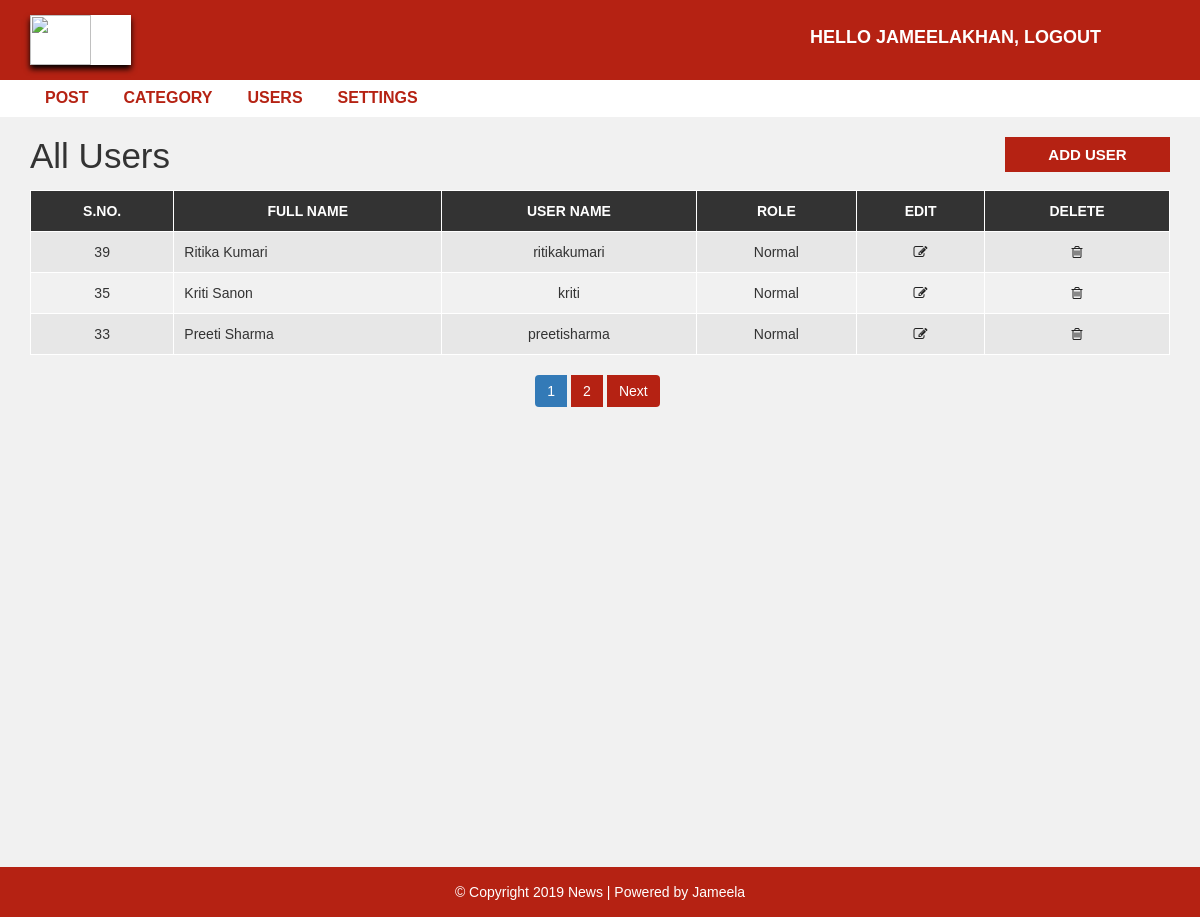
Page /admin/users.php (signed in) on the committed database.
### tables this page shows
CREATE TABLE `user` (
  `user_id` int(10) UNSIGNED NOT NULL,
  `first_name` varchar(30) NOT NULL,
  `last_name` varchar(30) NOT NULL,
  `username` varchar(30) DEFAULT NULL,
  `password` varchar(40) DEFAULT NULL,
  `role` int(11) NOT NULL
);

### admin/users.php (the view, shortened to what this page needs)
<?php include "header.php";
?>
  <div id="admin-content">
      <div class="container">
          <div class="row">
              <div class="col-md-10">
                  <h1 class="admin-heading">All Users</h1>
              </div>
              <div class="col-md-2">
                  <a class="add-new" href="add-user.php">add user</a>
              </div>
              <div class="col-md-12">
                <?php
                  include "config.php";
                  $limit = 3;
                  if(isset($_GET['page'])){
                    $page = $_GET['page'];
                  }else{
                    $page = 1;
                  }
                  $offset = ($page - 1) * $limit;
                  $sql = "SELECT * FROM user ORDER BY user_id DESC LIMIT {$offset},{$limit}";
                  $result = mysqli_query($conn, $sql) or die("Query Failed.");
                  if(mysqli_num_rows($result) > 0){
                ?>
                  <table class="content-table">
                      <thead>
                          <th>S.No.</th>
                          <th>Full Name</th>
                          <th>User Name</th>
                          <th>Role</th>
                          <th>Edit</th>
                          <th>Delete</th>
                      </thead>
                      <tbody>
                        <?php
                          while($row = mysqli_fetch_assoc($result)) {
                        ?>
                          <tr>
                              <td class='id'><?php echo $row['user_id']; ?></td>
                              <td><?php echo $row['first_name'] . " ". $row['last_name']; ?></td>
                              <td><?php echo $row['username']; ?></td>
                              <td><?php
                                  if($row['role'] == 1){
                                    echo "Admin";
                                  }else{
                                    echo "Normal";
                                  }
                               ?></td>
                              <td class='edit'><a href='update-user.php?id=<?php echo $row["user_id"]; ?>'><i class='fa fa-edit'></i></a></td>
                              <td class='delete'><a href='delete-user.php?id=<?php echo $row["user_id"]; ?>'><i class='fa fa-trash-o'></i></a></td>
                          </tr>
                        <?php
                        } ?>
                      </tbody>
                  </table>
                  <?php
                }else {
                  echo "<h3>No Results Found.</h3>";
                }
                $sql1 = "SELECT * FROM user";
                $result1 = mysqli_query($conn, $sql1) or die("Query Failed.");
                if(mysqli_num_rows($result1) > 0){
                  $total_records = mysqli_num_rows($result1);
                  $total_page = ceil($total_records / $limit);
                  echo '<ul class="pagination admin-pagination">';
                  for($i = 1; $i <= $total_page; $i++){
                    if($i == $page){
                      $active = "active";
                    }else{
                      $active = "";
                    }
                    echo '<li class="'.$active.'"><a href="users.php?page='.$i.'">'.$i.'</a></li>';
                  }
                  if($total_page > $page){
                    echo '<li><a href="users.php?page='.($page + 1).'">Next</a></li>';
                  }
                  echo '</ul>';
                }
                  ?>
              </div>
          </div>
      </div>
  </div>
<?php include "footer.php"; ?>

### admin/header.php (shortened to what this page needs)
<!DOCTYPE html>
<html lang="en">
    <head>
        <link rel="stylesheet" href="../css/bootstrap.min.css" />
        <link rel="stylesheet" href="../css/font-awesome.css">
        <link rel="stylesheet" href="../css/style.css">
    </head>
    <body>
        <div id="header-admin">
            <div class="container">
                <div class="row">
                    <div class="col-md-2">
                        <a href="post.php"><img class="logo" src="images/logo.jpg"></a>
                    </div>
                    <div class="col-md-offset-6  col-md-4">
                        <a href="logout.php" class="admin-logout">Hello <?php echo $_SESSION["username"]; ?>, logout</a>
                    </div>
                </div>
            </div>
        </div>
        <div id="admin-menubar">
            <div class="container">
                <div class="row">
                    <div class="col-md-12">
                       <ul class="admin-menu">
                            <li>
                                <a href="post.php">Post</a>
                            </li>
                            <?php
                              if($_SESSION["user_role"] == '1'){
                            ?>
                            <li>
                                <a href="category.php">Category</a>
                            </li>
                            <li>
                                <a href="users.php">Users</a>
                            </li>
                            <li>
                                <a href="settings.php">Settings</a>
                            </li>
                            <?php
                              }
                            ?>
                        </ul>
                    </div>
                </div>
            </div>
        </div>

### admin/footer.php
<div id ="footer">
    <div class="container">
        <div class="row">
            <div class="col-md-12">
                <span>© Copyright 2019 News | Powered by <a href="">Jameela</a></span>
            </div>
        </div>
    </div>
</div>
</body>
</html>

### css/style.css (style rules this page uses)
body { background: #f1f1f1; font-family: sans-serif,arial,Helvetica; }
a, a:hover, a:focus { text-decoration: none; outline: none; }
ul { margin:0; padding:0; list-style:none; }
img.logo { width: 61%; height: 50px; display: block; box-shadow: 0px 4px 6px 0px black; background-color: white; }
#header-admin { background-color: #b52213; padding: 15px 0; }
#header-admin .admin-logout { margin: 10px 0; color: #fff; font-size: 18px; font-weight: 600; text-transform: uppercase; display: inline-block; }
#admin-menubar { background-color: #fff; }
#admin-menubar .admin-menu { font-size: 0; }
#admin-menubar .admin-menu li { display: inline-block; margin: 0 5px 0 0; }
#admin-menubar .admin-menu li a { color: #b52213; font-size: 16px; font-weight: 600; text-transform: uppercase; padding: 7px 15px; display: block; transition: all 0.3s; }
#admin-content { padding: 20px 0; min-height: 750px; }
#admin-content .admin-heading { font-size: 35px; margin: 0 0 15px; }
#admin-content .add-new { color: #fff; background-color: #b52213; font-size: 15px; font-weight: 600; text-align: center; text-transform: uppercase; padding: 7px 10px; display: block; transition: all 0.3s; }
#admin-content .content-table { border: 1px solid #000; width: 100%; margin: 0 0 20px; }
#admin-content .content-table thead { color: #fff; background-color: #333; }
#admin-content .content-table th { padding: 10px; border: 1px solid #fff; font-weight: 600; text-align: center; text-transform: uppercase; }
#admin-content .content-table tbody { color: #333; }
#admin-content .content-table tbody tr { background-color: #e7e7e7; }
#admin-content .content-table tbody tr:nth-child(even) { background-color: transparent; }
#admin-content .content-table tbody td { padding: 10px; border: 1px solid #fff; text-align: center; }
#admin-content .content-table tbody td:nth-child(2) { text-align: left; }
#admin-content .admin-pagination { margin: 0; }
#admin-content .admin-pagination li a { display: block; }
.id, .edit, .delete { text-align:center; }
.pagination { display: block; text-align: center; margin: 0; }
.pagination li { display:inline-block; margin: 0 5px 0 0; }
.pagination li a { border: none; background: #b52213; color: #fff; }
i.fa { color:#222; }
#footer { color: #fff; padding:15px 0; text-align:center; background-color:#b52213; }
#footer a { color:#fff; }

### rows in the picture
user: user_id "39", first_name "Ritika", last_name "Kumari", username "ritikakumari", role "Normal"
user: user_id "35", first_name "Kriti", last_name "Sanon", username "kriti", role "Normal"
user: user_id "33", first_name "Preeti", last_name "Sharma", username "preetisharma", role "Normal"

### other values in the picture
$_SESSION["username"] "JAMEELAKHAN"
